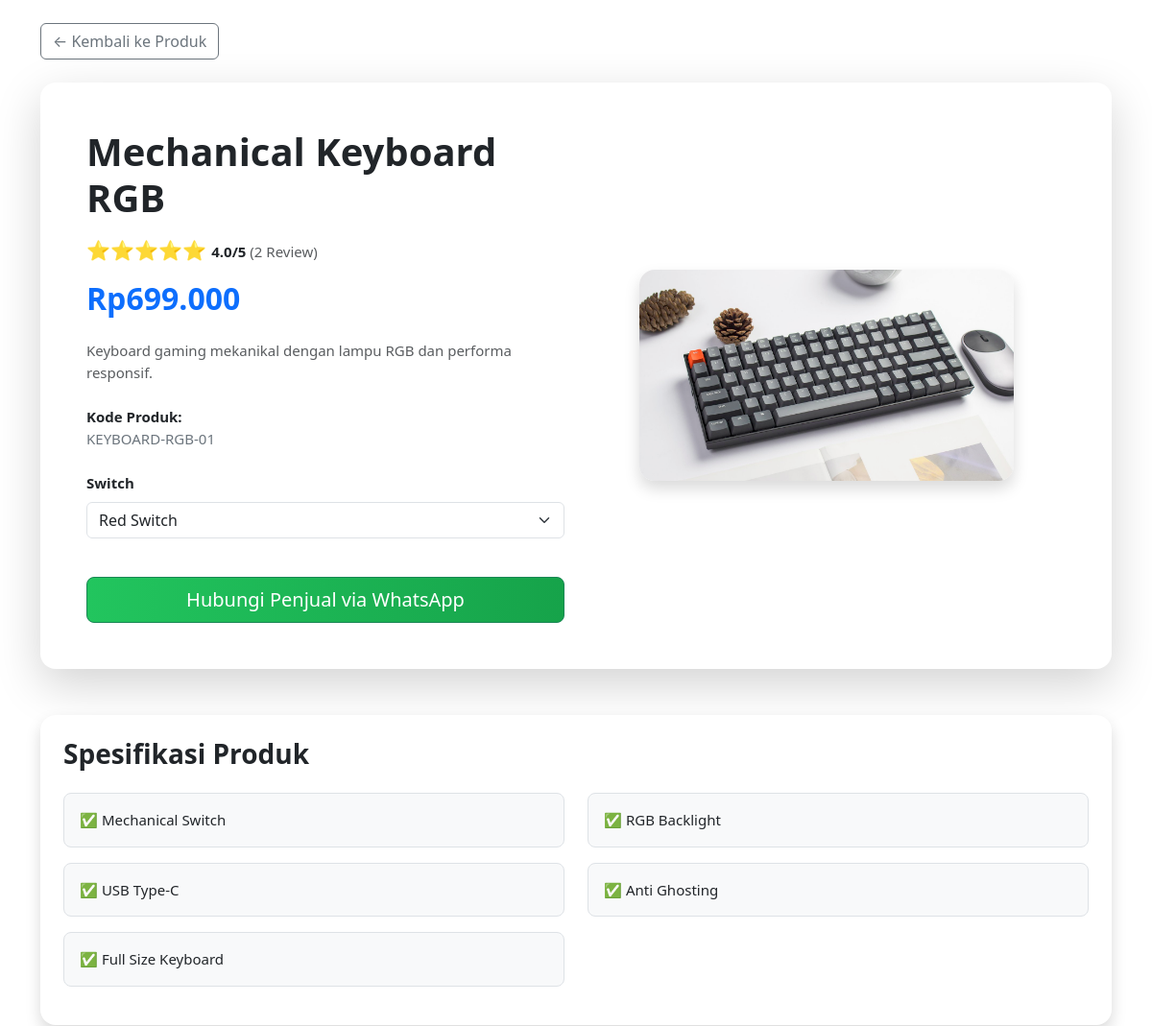
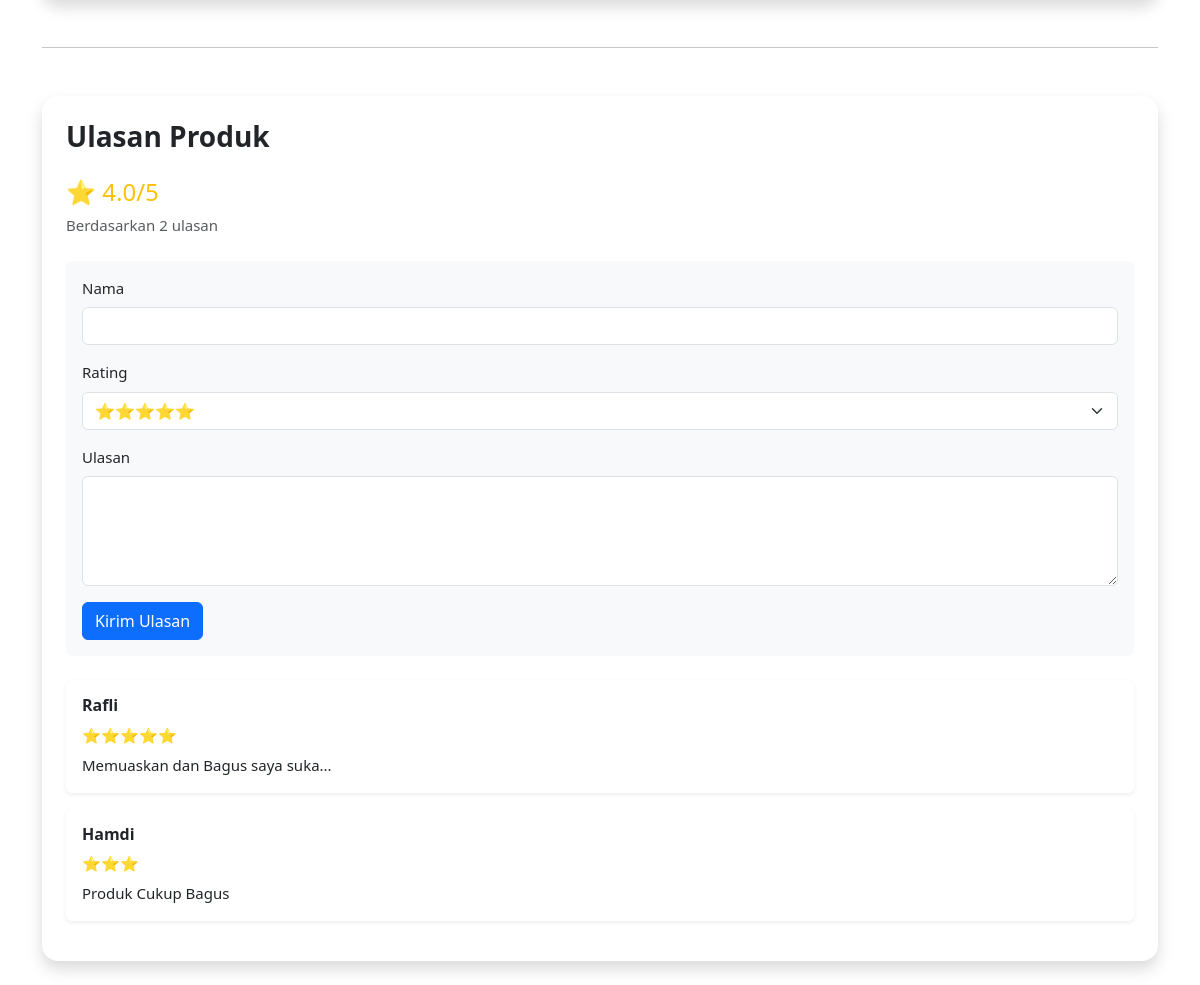
Screenshot of /product-detail.php?id=3 with the database file from the repository (2 pictures, top to bottom).
### tables this page shows
CREATE TABLE `reviews` (
  `id` int(11) NOT NULL,
  `product_id` int(11) NOT NULL,
  `nama` varchar(100) NOT NULL,
  `rating` int(11) NOT NULL,
  `ulasan` text NOT NULL,
  `created_at` timestamp NOT NULL DEFAULT current_timestamp()
);

### product-detail.php (the view, shortened to what this page needs)
<?php
include 'koneksi.php';
$id = $_GET['id'] ?? 1;
$produk = [];
switch($id){
    case 3:
        $produk = [
            'nama' => 'Mechanical Keyboard RGB',
            'kode' => 'KEYBOARD-RGB-01',
            'harga' => 'Rp699.000',
            'gambar' => 'keyboard-rgb.jpg',
            'deskripsi' => 'Keyboard gaming mekanikal dengan lampu RGB dan performa responsif.',
            'spesifikasi' => [
                'Mechanical Switch',
                'RGB Backlight',
                'USB Type-C',
                'Anti Ghosting',
                'Full Size Keyboard'
            ],
            'variasi' => [
                'Switch' => ['Red Switch', 'Blue Switch', 'Brown Switch']
            ]
        ];
    break;
}
?>
<!DOCTYPE html>
<html>
<head>
    <link rel="stylesheet" href="assets/css/style.css">
<link href="https://cdn.jsdelivr.net/npm/bootstrap@5.3.3/dist/css/bootstrap.min.css" rel="stylesheet">
</head>
<body{
    background:linear-gradient(
        135deg,
        #95b1f3,
        #1e293b,
        #334155
    );
    min-height:100vh;
}>
<div class="container py-4">
    <a href="index.php"
       class="btn btn-outline-secondary mb-4">
        ← Kembali ke Produk
    </a>
    <?php
    $ratingQuery = mysqli_query(
        $conn,
        "SELECT
            COUNT(*) AS total_review,
            ROUND(AVG(rating),1) AS rata_rating
         FROM reviews
         WHERE product_id='$id'"
    );
    $ratingData = mysqli_fetch_assoc($ratingQuery);
    $totalReview = $ratingData['total_review'] ?? 0;
    $rataRating = $ratingData['rata_rating'] ?? 0;
    ?>
    <div class="card border-0 shadow-lg rounded-4">
        <div class="card-body p-5">
            <div class="row align-items-center">
                <div class="col-lg-6">
                    <h1 class="fw-bold mb-3">
                        <?php echo $produk['nama']; ?>
                    </h1>
                    <div class="mb-3">
                        <span class="text-warning fs-5">
                            ⭐⭐⭐⭐⭐
                        </span>
                        <strong>
                            <?php echo $rataRating ?: '0.0'; ?>/5
                        </strong>
                        <span class="text-muted">
                            (<?php echo $totalReview; ?> Review)
                        </span>
                    </div>
                    <h2 class="text-primary fw-bold mb-4">
                        <?php echo $produk['harga']; ?>
                    </h2>
                    <p class="text-muted mb-4">
                        <?php echo $produk['deskripsi']; ?>
                    </p>
                    <div class="mb-4">
                        <strong>Kode Produk:</strong><br>
                        <span class="text-secondary">
                            <?php echo $produk['kode']; ?>
                        </span>
                    </div>
                    <?php
                    if(isset($produk['variasi'])){
                        foreach($produk['variasi'] as $namaVariasi => $opsi){
                    ?>
                    <div class="mb-3">
                        <label class="form-label fw-semibold">
                            <?php echo $namaVariasi; ?>
                        </label>
                        <select class="form-select">
                            <?php
                            foreach($opsi as $pilihan){
                            ?>
                            <option>
                                <?php echo $pilihan; ?>
                            </option>
                            <?php
                            }
                            ?>
                        </select>
                    </div>
                    <?php
                        }
                    }
                    ?>
                    <?php
                    $nomorWA = "62882003708103";
                    $pesan = "Halo, saya tertarik dengan produk ".
                              $produk['nama'].
                              " (".$produk['kode']."). ".
                              "Apakah produk ini masih tersedia?";
                    ?>
                    <a href="https://wa.me/<?php echo $nomorWA; ?>?text=<?php echo urlencode($pesan); ?>"
                       target="_blank"
                       class="btn btn-success btn-lg w-100 mt-4">
                        Hubungi Penjual via WhatsApp
                    </a>
                </div>
                <div class="col-lg-6 text-center">
                    <img src="assets/images/<?php echo $produk['gambar']; ?>"
                         class="img-fluid rounded-4 shadow"
                         style="max-height:500px;">
                </div>
            </div>
        </div>
    </div>
    <div class="card border-0 shadow mt-5 rounded-4">
        <div class="card-body p-4">
            <h3 class="fw-bold mb-4">
                Spesifikasi Produk
            </h3>
            <div class="row">
                <?php
                foreach($produk['spesifikasi'] as $spec){
                ?>
                <div class="col-md-6 mb-3">
                    <div class="border rounded-3 p-3 bg-light">
                        ✅ <?php echo $spec; ?>
                    </div>
                </div>
                <?php
                }
                ?>
            </div>
        </div>
    </div>
<hr class="my-5">
<div class="card border-0 shadow rounded-4">
    <div class="card-body p-4">
        <h3 class="fw-bold mb-4">
            Ulasan Produk
        </h3>
        <div class="mb-4">
            <h4 class="text-warning">
                ⭐ <?php echo $rataRating ?: '0.0'; ?>/5
            </h4>
            <p class="text-muted">
                Berdasarkan <?php echo $totalReview; ?> ulasan
            </p>
        </div>
        <div class="card bg-light border-0 mb-4">
            <div class="card-body">
                <div class="mb-3">
                    <label class="form-label">
                        Nama
                    </label>
                    <input type="text"
                           id="reviewName"
                           class="form-control">
                </div>
                <div class="mb-3">
                    <label class="form-label">
                        Rating
                    </label>
                    <select id="reviewRating"
                            class="form-select">
                        <option value="5">⭐⭐⭐⭐⭐</option>
                    </select>
                </div>
                <div class="mb-3">
                    <label class="form-label">
                        Ulasan
                    </label>
                    <textarea
                        id="reviewText"
                        class="form-control"
                        rows="4"></textarea>
                </div>
                <button
                    type="button"
                    class="btn btn-primary"
                    onclick="tambahReview()">
                    Kirim Ulasan
                </button>
            </div>
        </div>
        <div id="reviewList">
            <?php
            $reviewQuery = mysqli_query(
                $conn,
                "SELECT *
                 FROM reviews
                 WHERE product_id='$id'
                 ORDER BY id DESC"
            );
            while($review = mysqli_fetch_assoc($reviewQuery)){
            ?>
            <div class="card mb-3 border-0 shadow-sm">
                <div class="card-body">
                    <h6 class="fw-bold">
                        <?php echo $review['nama']; ?>
                    </h6>
                    <div class="text-warning">
                        <?php
                        for(
                            $i=0;
                            $i<$review['rating'];
                            $i++
                        ){
                            echo "⭐";
                        }
                        ?>
                    </div>
                    <p class="mt-2 mb-0">
                        <?php echo $review['ulasan']; ?>
                    </p>
                </div>
            </div>
            <?php
            }
            ?>
        </div>
    </div>
</div>
</div>
</body>
</html>

### assets/css/style.css (style rules this page uses)
.card img { height:220px; object-fit:cover; }
.card { transition:0.3s; }
.form-select { border-radius:12px; padding:12px; }
.card { border-radius:20px; }
.card { height:100%; }
.card { border:none; border-radius:15px; overflow:hidden; transition:all .3s ease; }
.btn-primary { border-radius:10px; font-weight:600; }
.btn-success { border-radius:12px; font-weight:600; }
.btn-outline-secondary { border-radius:12px; }
.card-body { font-size:15px; }
.card { border:none; border-radius:20px; overflow:hidden; }
.btn-success { background:linear-gradient( 90deg, #22c55e, #16a34a ); border:none; border-radius:12px; font-weight:600; transition:.3s; }

### rows the page displays
reviews: nama "Rafli", rating 5 (drawn), ulasan "Memuaskan dan Bagus saya suka..."
reviews: nama "Hamdi", rating 3 (drawn), ulasan "Produk Cukup Bagus"

### other values shown
$produk['nama'] "Mechanical Keyboard RGB"
$rataRating ?: '0.0' "4.0"
$totalReview "2"
$produk['harga'] "Rp699.000"
$produk['deskripsi'] "Keyboard gaming mekanikal dengan lampu RGB dan performa responsif."
$produk['kode'] "KEYBOARD-RGB-01"
$namaVariasi "Switch"
$spec "Mechanical Switch"
$spec "RGB Backlight"
$spec "USB Type-C"
$spec "Anti Ghosting"
$spec "Full Size Keyboard"
form field value "Red Switch"
